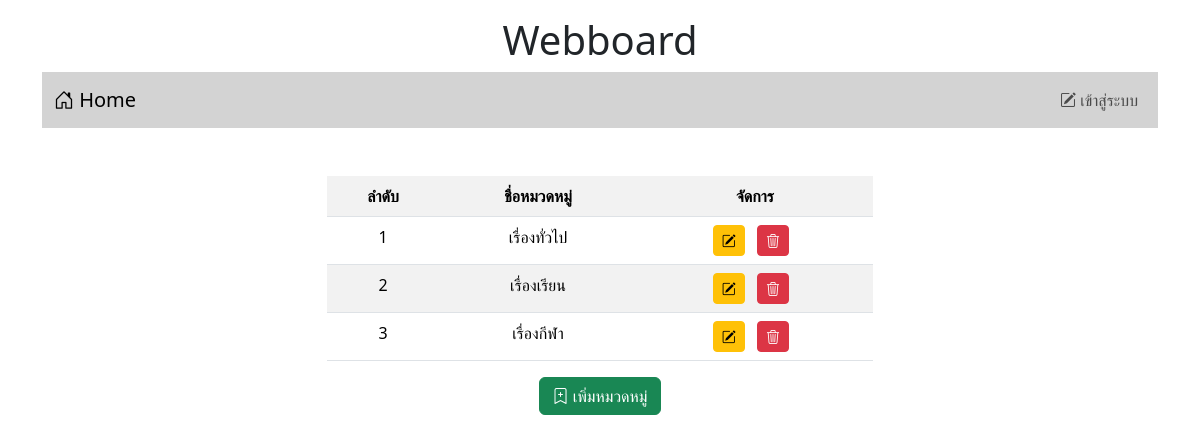
/category.php, run on an earlier commit of the app's database.
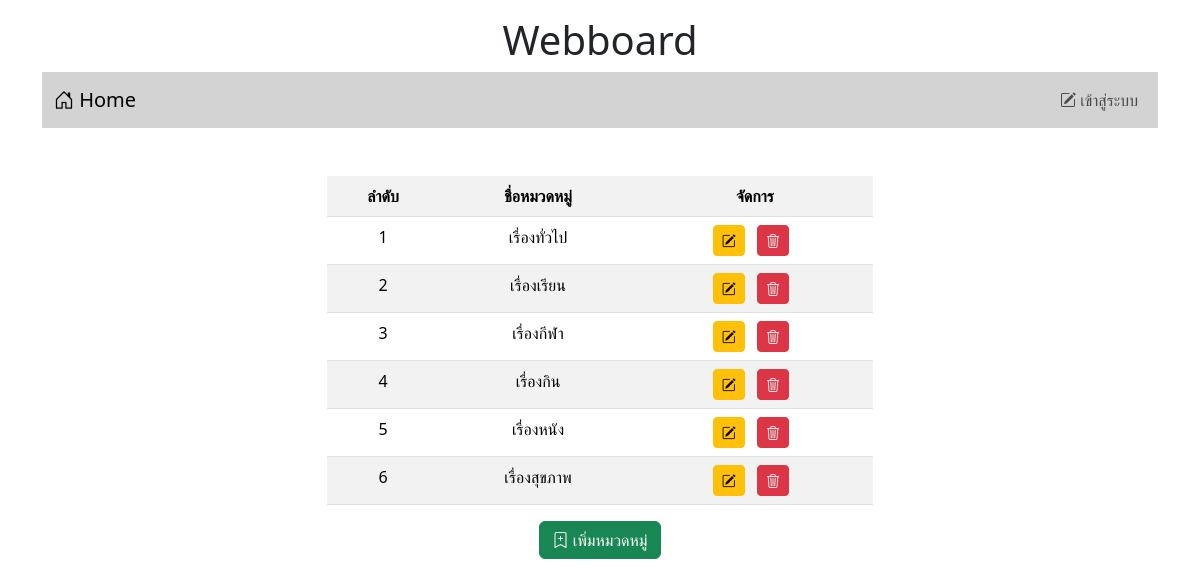
And on a later commit of the database.
### tables this page shows
CREATE TABLE `category` (
  `id` int(11) NOT NULL,
  `name` varchar(32) NOT NULL
);

### category.php (the view, shortened to what this page needs)
<!DOCTYPE html>
<html lang="en">
<head>
    <link href="https://cdn.jsdelivr.net/npm/bootstrap@5.3.2/dist/css/bootstrap.min.css" rel="stylesheet">
    <link rel="stylesheet" href="https://cdn.jsdelivr.net/npm/bootstrap-icons@1.11.3/font/bootstrap-icons.min.css">
</head>
<body>
    <div class="container-lg">
        <h1 style="text-align: center;" class="mt-3">Webboard </h1>
        <?php
            include("nav.php")
        ?>
        <div class="row mt-4 text-center">
            <div class="col-lg-3 col-md-2 col-sm-1"></div>
            <div class="col-lg-6 col-md-8 col-sm-10">
                <table class="table table-striped mt-4">
                    <tr>
                        <th>ลำดับ</th>
                        <th>ชื่อหมวดหมู่</th>
                        <th>จัดการ</th>
                    </tr>
                    <?php
                        $conn = new PDO("mysql:host=localhost;dbname=webboard;charset=utf8","root","");
                        $sql = "SELECT * FROM category";
                        $n = 1;
                        foreach($conn->query($sql) as $row){
                    ?>
                    <tr>
                        <td> <?=$n?> </td>
                        <td> <?=$row['name']?> </td>
                        <td>
                            <span class='me-2 mt-2'><a href="#" class='btn btn-warning btn-sm' ><i class='bi bi-pencil-square'></i></a></span>
                            <span class='me-2 mt-2'><a href="#" class='btn btn-danger btn-sm' ><i class='bi bi-trash3'></i></a></span>
                        </td>
                    </tr>
                    <?php
                        $n++;
                        }
                    ?>
                </table>
                    <button type="button" class="btn btn-success" data-bs-toggle="modal" data-bs-target="#modal">
                        <i class="bi bi-bookmark-plus"></i> เพิ่มหมวดหมู่
                    </button>
            </div>
            <div class="col-lg-3 col-md-2 col-sm-1"></div>
        </div>
    </div>
</body>
</html>

What changed in the data, as far as the page shows it:
added category: name "เรื่องกิน"
added category: name "เรื่องหนัง"
added category: name "เรื่องสุขภาพ"
